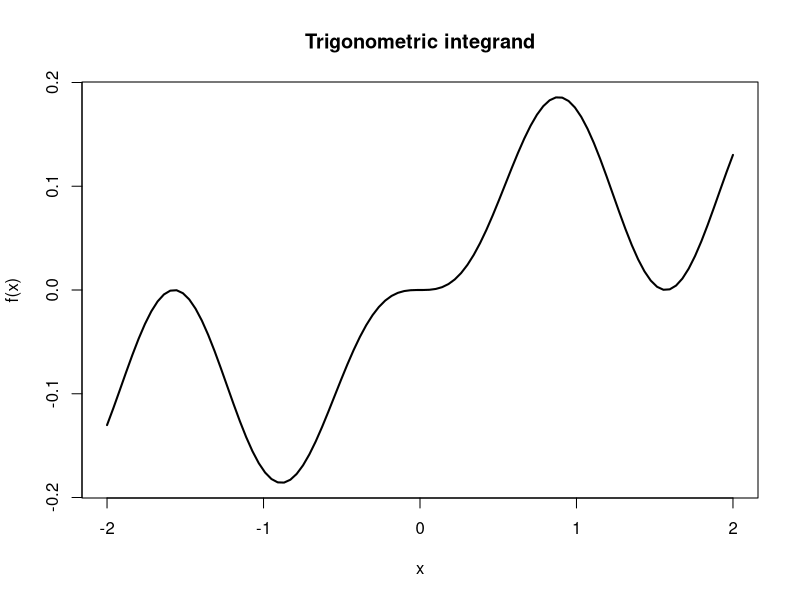

The R script that drew this image:
F <- function(x) -cos(x)^3/3 + cos(x)^5/5
f <- function(x) sin(x)^3*cos(x)^2
h <- 1e-5
x <- seq(-2, 2, length.out=100)
error <- (F(x+h)-F(x-h))/(2*h)-f(x)
cat('Maximum derivative discrepancy:', max(abs(error)), '\n')
plot(x, f(x), type='l', lwd=2, main='Trigonometric integrand')
